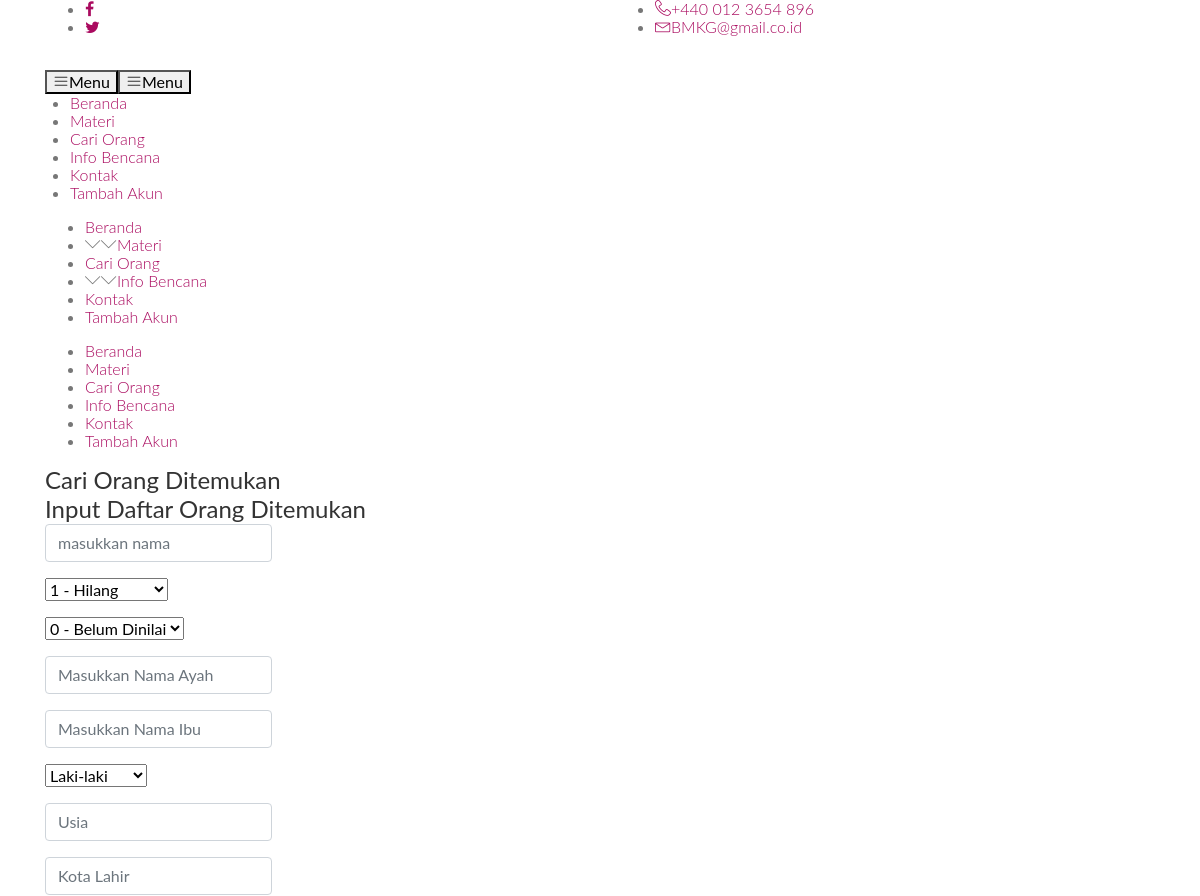
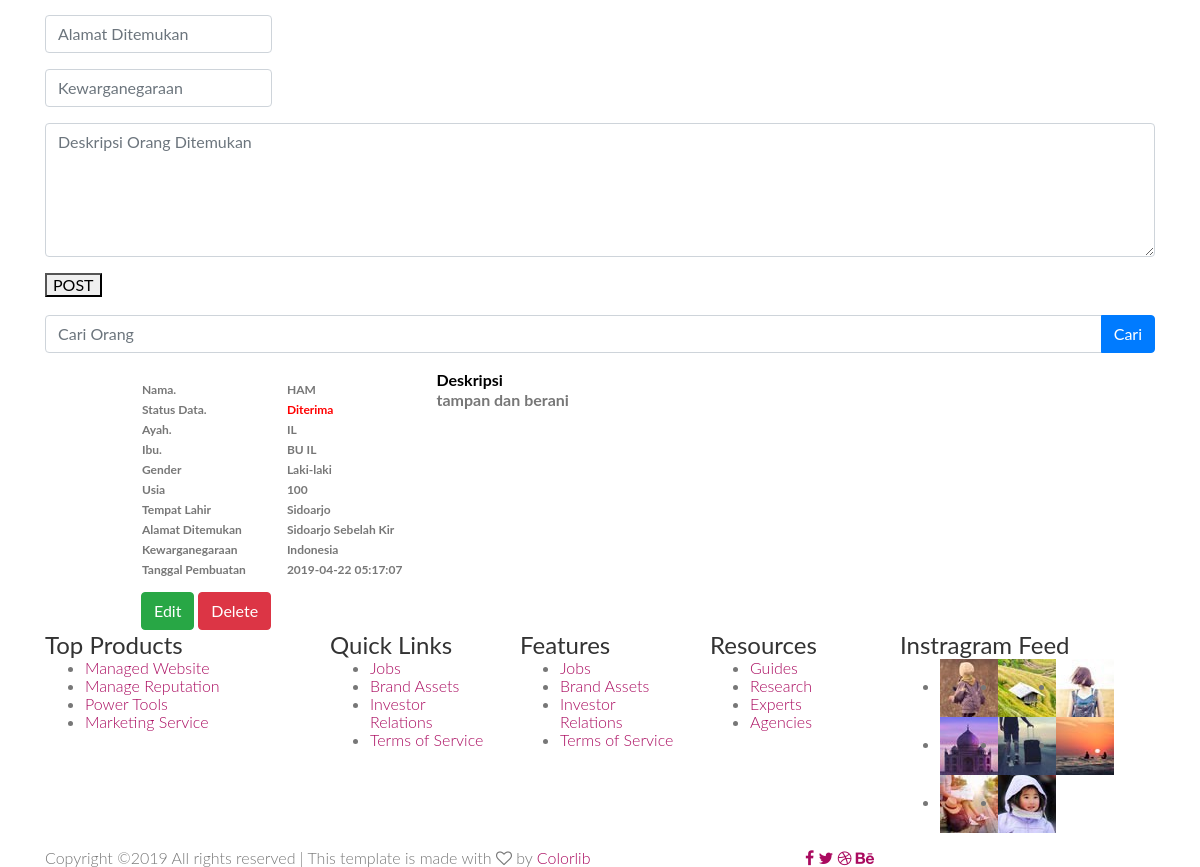
/AdminPilihanOrangDitemukan.php, run on the app's committed database (2 pictures, top to bottom).
### tables this page shows
CREATE TABLE `dataorang` (
  `ID_Orang` int(11) NOT NULL,
  `status` int(11) NOT NULL,
  `nilai` int(11) NOT NULL,
  `Nama` varchar(20) NOT NULL,
  `NamaAyah` varchar(20) NOT NULL,
  `NamaIbu` varchar(20) NOT NULL,
  `Gender` varchar(20) NOT NULL,
  `Usia` varchar(20) NOT NULL,
  `TempatLahir` varchar(20) NOT NULL,
  `AlamatAkhir` varchar(20) NOT NULL,
  `Kewarganegaraan` varchar(20) NOT NULL,
  `Tanggal` timestamp NOT NULL DEFAULT CURRENT_TIMESTAMP,
  `Deskripsi` varchar(500) NOT NULL
);

CREATE TABLE `penilaian` (
  `id_nilai` int(11) NOT NULL,
  `nilai_status` varchar(20) NOT NULL
);

### AdminPilihanOrangDitemukan.php (the view, shortened to what this page needs)
<?php
	require('konek.php');
?>
<!DOCTYPE html>
<html lang="zxx" class="no-js">
	<head>
		<link rel="stylesheet" href="css/linearicons.css">
		<link rel="stylesheet" href="css/font-awesome.min.css">
		<link rel="stylesheet" href="css/bootstrap.css">
		<link rel="stylesheet" href="css/magnific-popup.css">
		<link rel="stylesheet" href="css/nice-select.css">
		<link rel="stylesheet" href="css/animate.min.css">
		<link rel="stylesheet" href="css/owl.carousel.css">
		<link rel="stylesheet" href="css/jquery-ui.css">
		<link rel="stylesheet" href="css/main.css">
	</head>
	<body>
		<header>
			<?php include "includes/header-admin.php"; ?>
		</header>
		<div class="site-main-container">
			<section class="latest-post-area pb-120">
				<div class="container no-padding">
					<div class="row">
						<div class="col-lg-12 post-list">
							<div class="latest-post-wrap">
								<h4 class="cat-title">Cari Orang Ditemukan</h4>
								<div class="comment-form">
									<h4>Input Daftar Orang Ditemukan</h4>
										<?php
										if(isset($_GET['edit'])){
										$mysqli = new mysqli('localhost','root','','psi') or die(mysql_error($mysqli));
										$res=mysqli_query($mysqli,"SELECT * FROM dataorang WHERE ID_Orang='".$_GET['edit']."'");
										$hasil=mysqli_fetch_assoc($res);
										$nama = $hasil['Nama'];
										$status = $hasil['status'];
										$nilai = $hasil['nilai'];
										$ayah = $hasil['NamaAyah'];
										$ibu = $hasil['NamaIbu'];
										$jk = $hasil['Gender'];
										$usia = $hasil['Usia'];
										$kota = $hasil['TempatLahir'];
										$alamat = $hasil['AlamatAkhir'];
										$negara = $hasil['Kewarganegaraan'];
										$deskrip = $hasil['Deskripsi'];
										?>
								<form action="prosesOrgDitemukan.php" method="POST">
										<input type="text" class="form-control"
											    value="<?php echo $_GET['edit']; ?>" hidden="hidden" placeholder="masukkan nama" name="id" >
										<div class="form-group form-inline">
											    <input type="text" class="form-control"
											    value="<?php echo $nama; ?>" placeholder="masukkan nama" name="nama" required oninvalid="this.setCustomValidity('Nama Belum Diisi')" oninput="setCustomValidity('')">
										</div>
										<div class="form-group form-inline">
											<select name="stat" value="<?php echo $status; ?>">
												<option value="Ditemukan" <?php if($status=="1"){echo "selected";} ?> >Ditemukan</option>
												<option value="Ditemukan" <?php if($status=="2"){echo "selected";} ?> >Ditemukan</option>
											</select>
										</div>
										<div class="form-group form-inline">
											<select name="nilai" value="<?php echo $nilai; ?>">
												<option value="BelumNilai" <?php if($nilai=="0"){echo "selected";} ?> >Belum Dinilai</option>
												<option value="Diterima" <?php if($nilai=="1"){echo "selected";} ?> >Diterima</option>
												<option value="Ditolak" <?php if($nilai=="2"){echo "selected";} ?> >Ditolak</option>
											</select>
										</div>
										<div class="form-group form-inline">
											<input type="text"
											value="<?php echo $ayah; ?>" class="form-control" placeholder="Masukkan Nama Ayah" name="namaayah" required oninvalid="this.setCustomValidity('Nama Ayah Belum Diisi')" oninput="setCustomValidity('')">
										</div>
										<div class="form-group form-inline">
											<input type="text"
											value="<?php echo $ibu; ?>" class="form-control" placeholder="Masukkan Nama Ibu" name="namaibu" required oninvalid="this.setCustomValidity('Nama Ibu Belum Diisi')" oninput="setCustomValidity('')">
										</div>
										<div class="form-group form-inline">
											<select name="gender" value="<?php echo $jk; ?>">
												<option value="Laki-laki" <?php if($jk=="Laki-laki"){ echo "selected"; } ?> >Laki-laki</option>
												<option value="Perempuan" <?php if($jk=="Perempuan"){ echo "selected"; } ?> >Perempuan</option>
											</select>
										</div>
										<div class="form-group form-inline">
											<input type="text"
											value="<?php echo $usia; ?>" class="form-control"  placeholder="Usia" name="usia" required oninvalid="this.setCustomValidity('Usia Belum Diisi')" oninput="setCustomValidity('')">
										</div>
										<div class="form-group form-inline">
											<input type="text"
											value="<?php echo $kota; ?>" class="form-control" placeholder="Kota Lahir" name="kota" required oninvalid="this.setCustomValidity('Kota Lahir Belum Diisi')" oninput="setCustomValidity('')">
										</div>
										<div class="form-group form-inline">
											<input type="text"
											value="<?php echo $alamat; ?>" class="form-control" placeholder="Alamat Ditemukan" name="alamat" required oninvalid="this.setCustomValidity('Alamat Ditemukan Belum Diisi')" oninput="setCustomValidity('')">
										</div>
										<div class="form-group form-inline">
											<input type="text"
											value="<?php echo $negara; ?>" class="form-control" placeholder ="Kewarganegaraan" name="negara" required oninvalid="this.setCustomValidity('Negara Belum Diisi')" oninput="setCustomValidity('')">
										</div>
										<div class="form-group">
											<textarea class="form-control mb-10"
											rows="5" placeholder="Deskripsi Orang Ditemukan" required oninvalid="this.setCustomValidity('Deskripsi Belum Diisi')" oninput="setCustomValidity('')" onblur="this.placeholder = 'Deskripsi Orang Ditemukan'" name="deskripsi"><?php echo $deskrip; ?></textarea>
										</div>
										<button type="submit" class="primary-btn text-uppercase" name="update">Post</button>
									</form>
								</div>
											<?php }
											else{ ?>
										<form action="prosesOrgDitemukan.php" method="POST">
										<div class="form-group form-inline">
											<input type="text" class="form-control" value="" placeholder="masukkan nama" name="nama" required oninvalid="this.setCustomValidity('Nama Belum Diisi')" oninput="setCustomValidity('')">
										</div>
										<div class="form-group form-inline">
											<select name="stat" value="<?php echo $stat; ?>">
												<?php
													$result=mysqli_query($con,"SELECT * FROM status");
													foreach ($result as $row) {
														echo '<option value="'.$row['ID_Status'].'">'.$row['ID_Status']." - ".$row['Status'].'</option>';
													}
												?>
											</select>
										</div>
										<div class="form-group form-inline">
											<select name="nilai" value="<?php echo $nilai; ?>">
												<?php
													$result=mysqli_query($con,"SELECT * FROM penilaian");
													foreach ($result as $row) {
														echo '<option value="'.$row['id_nilai'].'"> '.$row['id_nilai']." - ".$row['nilai_status'].'</option>';
													}
												?>
											</select>
										</div>
										<div class="form-group form-inline">
											<input type="text"
											value="" class="form-control" placeholder="Masukkan Nama Ayah" name="namaayah" required oninvalid="this.setCustomValidity('Nama Ayah Belum Diisi')" oninput="setCustomValidity('')">
										</div>
										<div class="form-group form-inline">
											<input type="text"
											value="" class="form-control"  required="" placeholder="Masukkan Nama Ibu" name="namaibu" required oninvalid="this.setCustomValidity('Nama Ibu Belum Diisi')" oninput="setCustomValidity('')">
										</div>
										<div class="form-group form-inline">
											<select name="gender"  required="" value="">
												<option value="Laki-laki">Laki-laki</option>
											</select>
										</div>
										<div class="form-group form-inline">
											<input type="text"
											value="" class="form-control" placeholder="Usia" name="usia" required oninvalid="this.setCustomValidity('Usia Belum Diisi')" oninput="setCustomValidity('')">
										</div>
										<div class="form-group form-inline">
											<input type="text"
											value="" class="form-control" required oninvalid="this.setCustomValidity('Kota Lahir Belum Diisi')" oninput="setCustomValidity('')"  placeholder="Kota Lahir" name="kota">
										</div>
										<div class="form-group form-inline">
											<input type="text"
											value="" class="form-control" required oninvalid="this.setCustomValidity('Alamat Ditemukan Belum Diisi')" oninput="setCustomValidity('')" placeholder="Alamat Ditemukan" name="alamat">
										</div>
										<div class="form-group form-inline">
											<input type="text"
											value="" class="form-control" required oninvalid="this.setCustomValidity('Negara Belum Diisi')" oninput="setCustomValidity('')" placeholder ="Kewarganegaraan" name="negara">
										</div>
										<div class="form-group">
											<textarea class="form-control mb-10"
											value="" rows="5" placeholder="Deskripsi Orang Ditemukan" required oninvalid="this.setCustomValidity('Deskripsi Belum Diisi')" oninput="setCustomValidity('')" onblur="this.placeholder = 'Deskripsi Orang Ditemukan'" name="deskripsi"></textarea>
										</div>
										<button type="submit" class="primary-btn text-uppercase" name="save">Post</button>
									</form>
								</div>
							<?php } ?>
								<br>
								<form action="" method="GET">
									<div class="input-group mb-3">
										<input type="text" class="form-control" placeholder="Cari Orang" name="namaOrang" aria-label="Orang Ditemukan" aria-describedby="basic-addon2">
											<div class="input-group-append">
												<button type="submit" class="btn btn-primary" name="cari">Cari</button>
											</div>
									</div>
								</form>
								<div class="single-latest-post row align-items-center">
									<div class="col-lg-1 post-left">
									</div>
									<div class="col-lg-10 post-right">
										<p class="meta">
											<table>
															<?php
															$mysqli = new mysqli('localhost', 'root', '', 'psi') or die(mysql_error($mysqli));
															if(isset($_GET['cari'])){
																$cari = $_GET['namaOrang'];
																$data = $mysqli->query("SELECT dataorang.ID_Orang, dataorang.Nama, penilaian.nilai_status, dataorang.NamaAyah, dataorang.NamaIbu, dataorang.Gender, dataorang.Usia, dataorang.TempatLahir, dataorang.AlamatAkhir, dataorang.Kewarganegaraan, dataorang.Deskripsi, dataorang.Tanggal FROM dataorang, penilaian WHERE dataorang.nilai = penilaian.id_nilai AND status ='1' AND Nama like '%".$cari."%'");
															}else{
																$data = $mysqli->query("SELECT dataorang.ID_Orang, dataorang.Nama, penilaian.nilai_status, dataorang.NamaAyah, dataorang.NamaIbu, dataorang.Gender, dataorang.Usia, dataorang.TempatLahir, dataorang.AlamatAkhir, dataorang.Kewarganegaraan, dataorang.Deskripsi, dataorang.Tanggal FROM dataorang INNER JOIN penilaian WHERE dataorang.nilai = penilaian.id_nilai AND status ='2'");
																}
																?>
															<?php
															while ($row = $data->fetch_assoc()): ?>
												<tr>
													<th rowspan="2">
														<table style="font-size: 12px">
															<tr>
															    <th style="padding-right: 10px">Nama.</th>
															    <th style="padding-right: 100px"><?php echo $row['Nama']; ?></th>
												  			</tr>
															<tr>
															    <th style="padding-right: 10px">Status Data.</th>
															    <th style="padding-right: 100px"><font color="red"><?php echo $row['nilai_status']; ?></font></th>
												  			</tr>
												  			<tr>
															    <th style="padding-right: 10px">Ayah.</th>
															    <th style="padding-right: 100px"><?php echo $row['NamaAyah']; ?></th>
												  			</tr>
												  			<tr>
															    <th style="padding-right: 10px">Ibu.</th>
															    <th style="padding-right: 100px"><?php echo $row['NamaIbu']; ?></th>
												  			</tr>
												  			<tr>
															    <th style="padding-right: 10px">Gender</th>
															    <th style="padding-right: 100px"><?php echo $row['Gender']; ?></th>
												  			</tr>
												  			<tr>
															    <th style="padding-right: 10px">Usia</th>
															    <th style="padding-right: 100px"><?php echo $row['Usia']; ?></th>
												  			</tr>
												  			<tr>
															    <th style="padding-right: 10px">Tempat Lahir</th>
															    <th style="padding-right: 100px"><?php echo $row['TempatLahir']; ?></th>
												  			</tr>
												  			<tr>
															    <th style="padding-right: 40px">Alamat Ditemukan</th>
															    <th><?php echo $row['AlamatAkhir']; ?></th>
												  			</tr>
												  			<tr>
															    <th style="padding-right: 40px">Kewarganegaraan</th>
															    <th><?php echo $row['Kewarganegaraan']; ?></th>
												  			</tr>
												  			<tr>
															    <th style="padding-right: 40px">Tanggal Pembuatan</th>
															    <th><?php echo $row['Tanggal']; ?></th>
															</tr>
														</table>
													</th>
												</tr>
												<tr>
													<th width="500px">
														<table>
															<tr>
															    <th style="color: black; padding-right: 50px" width="500px" >Deskripsi</th>
												  			</tr>
												  			<tr>
												  				<th width="500px" colspan="2" height="200px" align="right" valign="top">
												  					<?php echo $row['Deskripsi']; ?>
												  				</th>
												  			</tr>
														</table>
													</th>
												</tr>
												<tr>
													<th>
														<a href="AdminPilihanOrangDitemukan.php?edit=<?php echo $row['ID_Orang']; ?>" class="btn btn-success">Edit</a>
														<a href="prosesOrgDitemukan.php?delete=<?php echo $row['ID_Orang']; ?>" class="btn btn-danger">Delete</a>
													</th>
												</tr>
												<?php endwhile; ?>
											</table>
										</p>
									</div>
								</div>
						</div>
					</div>
				</div>
			</div>
		</section>
		</div>
		<?php include "includes/footer.php"; ?>
	</body>
</html>

### Magazine - Doc/css/main.css (style rules this page uses)
body { background-color:#FFF; font-family: "Lato", sans-serif; font-weight: 300; font-size:16px; line-height:18px; color:#777; }
p { margin:0; }
h1, h2, h3, h4, h5, h6 { color: #333; margin:0; font-weight: normal; }
section p { line-height: 28px; }

### data on the page
dataorang: Nama "HAM", nilai.nilai_status "Diterima", NamaAyah "IL", NamaIbu "BU IL", Gender "Laki-laki", Usia "100", TempatLahir "Sidoarjo", AlamatAkhir "Sidoarjo Sebelah Kir", Kewarganegaraan "Indonesia", Tanggal "2019-04-22 05:17:07", Deskripsi "tampan dan berani"

### other printed values
form field stat "1 - Hilang"
form field nilai "0 - Belum Dinilai"
